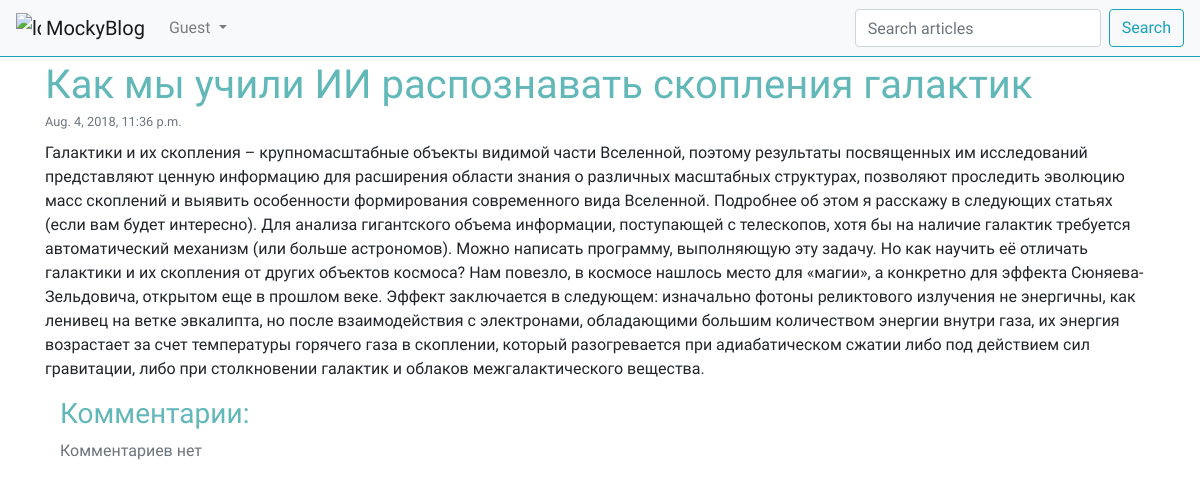
Before: /article/1/ with the older database file.
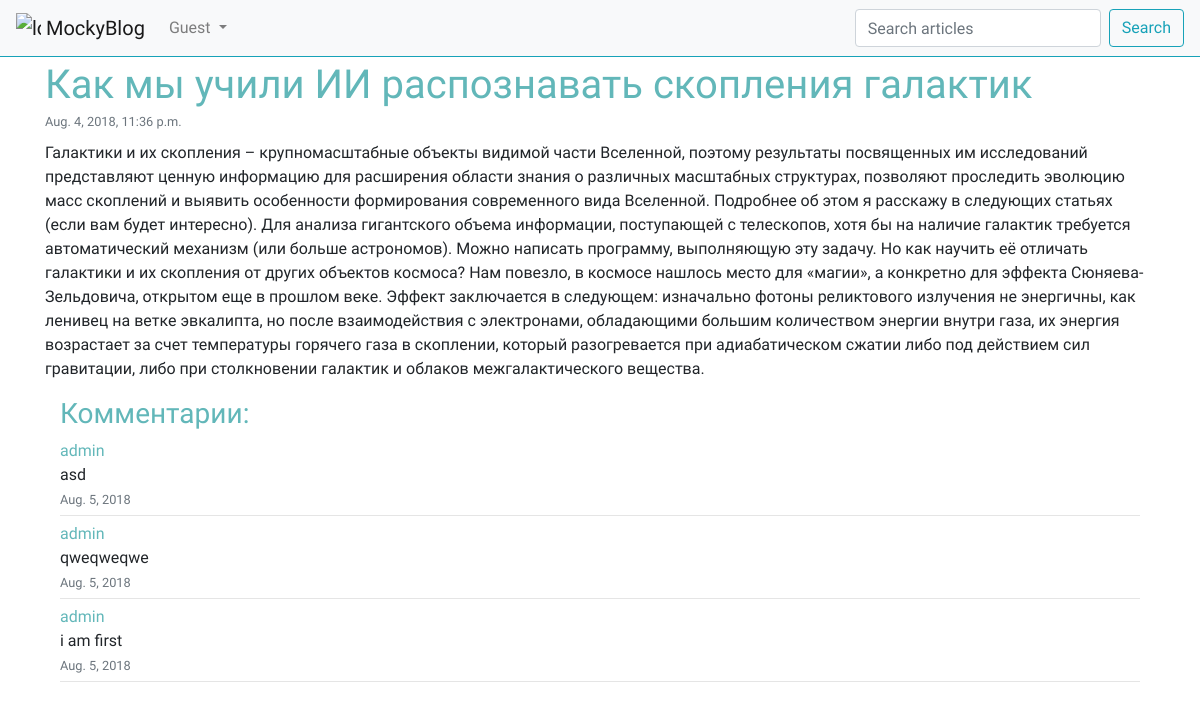
After: the same page with the newer database file.
### article/models.py (models this page shows, shortened)
class Comment(models.Model):
    class Meta:
        db_table = "Comment"
    comments_text = models.TextField(verbose_name="Текст комментария")
    comments_article = models.ForeignKey('Article')
    comments_date = models.DateField(u'date', auto_now=True)
    comments_author = models.ForeignKey(User, default=9)

### article/views.py (the view)
# urls.py: url(r'^article/(?P<article_id>\d+)/$', views.article, name="post"),
def article(request, article_id=1):
    comment_form = CommentForm
    args = {}
    args.update(csrf(request))
    args["article"] = Article.objects.get(pk=article_id)
    args["comments"] = Comment.objects.filter(comments_article=article_id)
    args["rev_comments"] = args["comments"][::-1]
    args["user"] = auth.get_user(request)
    args["form"] = comment_form
    return render(request, 'article/article.html', args)

### article/templates/article/article.html (shortened to what this page needs)
{% extends 'index.html' %}
{% load static %}
{% load poll_extras %}
{% block article %}
    <div class="container">
        <div class="mt-1">
            <h1 style="color: #62B7B9" class="mb-0">{{ article.article_title }}</h1>
            <small class="text-muted my-0 py-0">{{ article.article_date }}</small>
            <p class="mt-2">{{ article.article_text }}</p>
        </div>
        <div class="container">
            <h3 style="color: #62B7B9">Комментарии:</h3>
            {% if comments %}
                {% if comments|length <= 5 %}
                    <div id="if_length5">
                        {% for comment in comments %}
                            <p style="margin-top: 0;margin-bottom: 0; color: #62B7B9;">{{ comment.comments_author }}</p>
                            <p style="margin-bottom: 0;">{{ comment.comments_text }}</p>
                            <small class="text-muted mt-0">{{ comment.comments_date }}</small>
                            <hr style="margin-bottom: 6px;margin-top: 4px;">
                        {% endfor %}
                    </div>
                {% endif %}
            {% else %}
                <p class="text-muted">Комментариев нет</p>
            {% endif %}
        </div>
    </div>
{% endblock %}

Changed rows visible on the page:
added Comment: comments_author "admin", comments_text "asd", comments_date "Aug. 5, 2018"
added Comment: comments_author "admin", comments_text "qweqweqwe", comments_date "Aug. 5, 2018"
added Comment: comments_author "admin", comments_text "i am first", comments_date "Aug. 5, 2018"
Other visible differences:
text no longer shown: "Комментариев нет"
